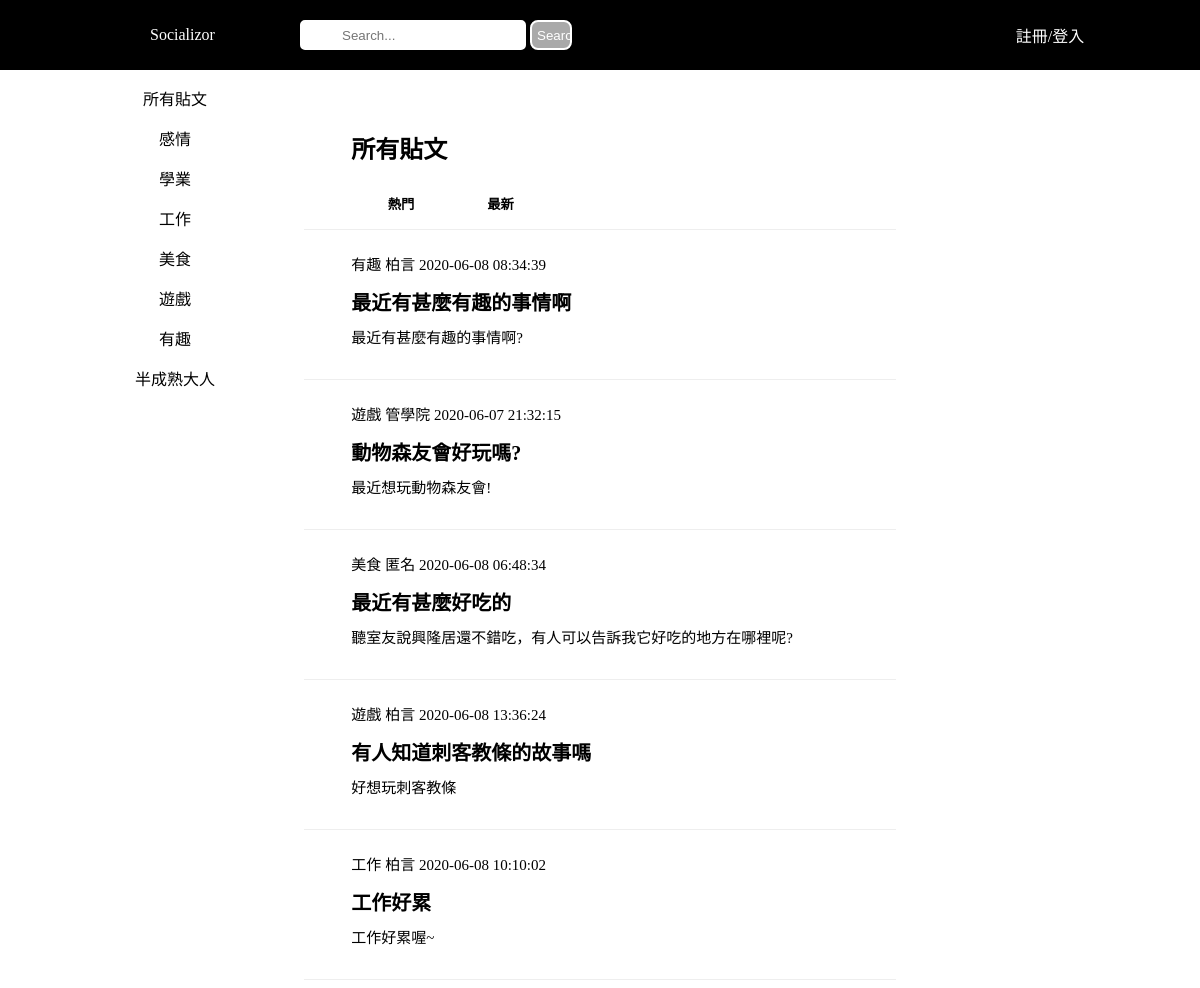
The app's page /home.php with its own data.
### tables this page shows
CREATE TABLE `post` (
  `pId` char(100) NOT NULL,
  `author` char(100) NOT NULL,
  `pcategory` char(50) NOT NULL,
  `ident` char(100) NOT NULL,
  `header` char(100) NOT NULL,
  `pcontent` varchar(10000) NOT NULL,
  `pTime` timestamp NOT NULL DEFAULT current_timestamp() ON UPDATE current_timestamp(),
  `likes` int(100) NOT NULL
);

### home.php (the view, shortened to what this page needs)
<!DOCTYPE html>
<?php
    include("connection.php");
    mysqli_set_charset($db_link,'utf8');
?>
<html lang="en">
<head>
	<link rel="stylesheet" type="text/css" href="web.css">
</head>
<body>
	<div class="header">
		<div class="headerlogo">
			<a href="home.php">Socializor</a>
		</div>
  		<form class="headersearch">
  			<input class="search" type="text" name="search" placeholder="Search...">
  			<input class="submit" type="submit" value="Search">
  		</form>
  		<div class="headerlogin">
  			<a href="login.php">註冊/登入</a>
		</div>
	</div>
	<div class="leftside" id="leftside">
		<div class="category" id="allposts">所有貼文</div>
		<div class="categories">
			<div class="category" id="relation">感情</div>
			<div class="category" id="study">學業</div>
			<div class="category" id="job">工作</div>
			<div class="category" id="food">美食</div>
			<div class="category" id="game">遊戲</div>
			<div class="category" id="funny">有趣</div>
			<div class="category" id="adults">半成熟大人</div>
		</div>
	</div>
	<div class="middleside">
		<div class="postheadersticky">
			<h2>所有貼文</h2>
			<button class="tablink2" onclick="openpage1('hit')" id="default"><b>熱門</b></button>
			<button class="tablink2" onclick="openpage1('new')"><b>最新</b></button>
		</div>
		<div class="tabcontent2" id="hit">
			<?php
				$query1 = "SELECT * FROM post";
				$posts = mysqli_query($db_link, $query1);
				while ($post = mysqli_fetch_assoc($posts)) {
					echo "<div class='post' onclick='createmodal(".$post['pId'].")'>";
						echo "<div class='posterinfo'>";
							echo "<p>".$post['pcategory']."&nbsp"."</p>";
							echo "<p>".$post['ident']."&nbsp"."</p>";
							echo "<p>".$post['pTime']."&nbsp"."</p>";
						echo "</div>";
						echo "<p class='posterheader'>".$post['header']."</p>";
						echo "<p class='tover'>".$post['pcontent']."</p>";
					echo "</div>";
				}
			?>
		</div>
	</div>
</body>
</html>

### web.css (style rules this page uses)
body { font-family: Microsoft JhengHei; }
.header { position: fixed; z-index: 1; top: 0; left: 0; width: 100%; height: 70px; background-color: black; display: -webkit-flex; display: flex; -webkit-align-items: center; align-items: center; }
.header a { text-decoration: none; color: white; }
.headerlogo { box-sizing: border-box; display: inline-block; width: 25%; padding-left: 12.5%; }
.headersearch { display: inline-block; width: 50%; }
.headerlogin { display: inline-block; width: 25%; text-align: center; }
.leftside { position: fixed; z-index: 1; height: 100%; width: 25%; left: 0; margin-top: -10px; overflow-x: hidden; box-sizing: border-box; padding: 10px 10px 10px 5%; overflow: hidden; }
.categories { height: 100%; width: 100%; overflow-y: hidden; }
.category { height: 40px; width: 100%; line-height: 40px; text-align: center; }
.middleside { box-sizing: border-box; margin-top: 80px; margin-left: 25%; margin-right: 25%; }
.postheadersticky { position: sticky; top: 70px; width: 100%; height: 150px; box-sizing: border-box; background-color: white; padding: 30px 8% 0 8%; border-style: none none groove none; border-width: 1px; border-radius: 5px 5px 0 0; }
.post { width: 100%; height: 150px; box-sizing: border-box; padding: 15px 8%; background-color: white; border-style: none none groove none; border-width: 1px; font-size: 15px; }
.post p { line-height: 10px; }
.tover { width: 100%; white-space: nowrap; overflow: hidden; text-overflow: ellipsis; height: 20px; display: -webkit-flex; display: flex; -webkit-align-items: center; align-items: center; }
.posterinfo { height: 33px; }
.posterinfo p, img { display: inline-block; }
.posterheader { font-weight: bold; font-size: 20px; }
.tablink2 { box-sizing: border-box; float: left; border: none; outline: none; cursor: pointer; padding: 2.8%; width: 20%; height: 40px; line-height: 5px; color: black; background-color: white; }
.tabcontent2 { display: none; }
input.search { box-sizing: border-box; height: 30px; border-radius: 5px; border: 2px solid white; padding: 5px 5px 5px 40px; background-image: url('projectimages/searchicon.png'); background-position: 3px; background-repeat: no-repeat; transition: width ease-in-out; }
input.submit { box-sizing: border-box; height: 30px; width: 7%; border-radius: 8px; color: white; background-color: darkgray; border: 2px solid white; padding: 5px; cursor: pointer; }

### records on screen
post: pcategory "有趣", ident "柏言", pTime "2020-06-08 08:34:39", header "最近有甚麼有趣的事情啊", pcontent "最近有甚麼有趣的事情啊?"
post: pcategory "遊戲", ident "管學院", pTime "2020-06-07 21:32:15", header "動物森友會好玩嗎?", pcontent "最近想玩動物森友會!"
post: pcategory "美食", ident "匿名", pTime "2020-06-08 06:48:34", header "最近有甚麼好吃的", pcontent "聽室友說興隆居還不錯吃，有人可以告訴我它好吃的地方在哪裡呢?"
post: pcategory "遊戲", ident "柏言", pTime "2020-06-08 13:36:24", header "有人知道刺客教條的故事嗎", pcontent "好想玩刺客教條"
post: pcategory "工作", ident "柏言", pTime "2020-06-08 10:10:02", header "工作好累", pcontent "工作好累喔~"
